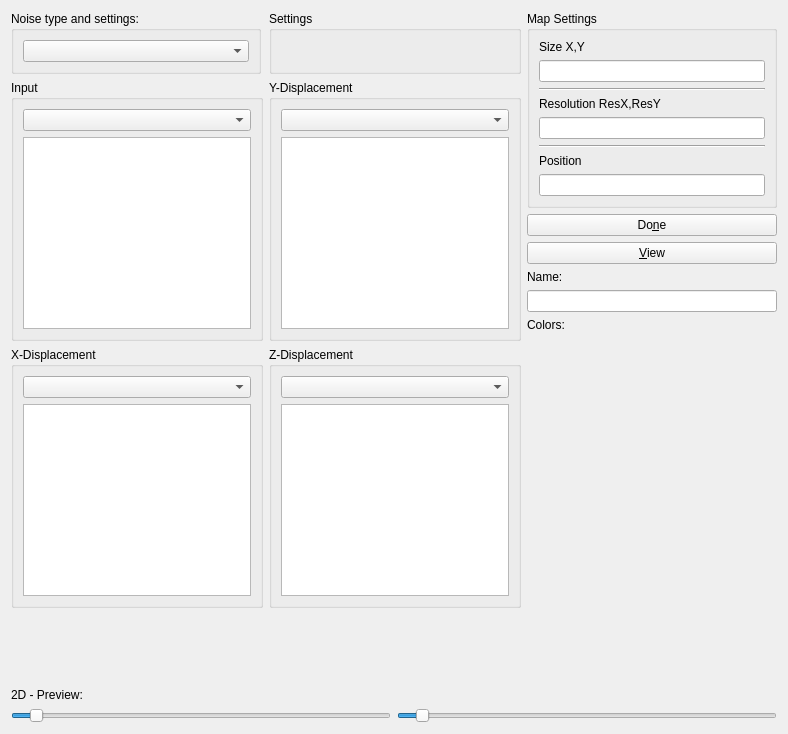
<?xml version="1.0" encoding="UTF-8"?>
<ui version="4.0">
 <class>MFNoiseTransformer</class>
 <widget class="QWidget" name="MFNoiseTransformer">
  <property name="geometry">
   <rect>
    <x>0</x>
    <y>0</y>
    <width>788</width>
    <height>734</height>
   </rect>
  </property>
  <property name="windowTitle">
   <string>Form</string>
  </property>
  <layout class="QVBoxLayout" name="verticalLayout_3">
   <item>
    <layout class="QHBoxLayout" name="layoutHSettings">
     <property name="bottomMargin">
      <number>10</number>
     </property>
     <item>
      <layout class="QVBoxLayout" name="verticalLayoutSettings">
       <item>
        <widget class="QGroupBox" name="groupBoxTransformerType">
         <property name="minimumSize">
          <size>
           <width>250</width>
           <height>63</height>
          </size>
         </property>
         <property name="maximumSize">
          <size>
           <width>250</width>
           <height>63</height>
          </size>
         </property>
         <property name="title">
          <string>Noise type and settings:</string>
         </property>
         <layout class="QVBoxLayout" name="verticalLayout_2">
          <item>
           <widget class="QComboBox" name="comboBoxTransformerType">
            <property name="currentIndex">
             <number>-1</number>
            </property>
            <item>
             <property name="text">
              <string>Displace</string>
             </property>
            </item>
            <item>
             <property name="text">
              <string>Rotate Point</string>
             </property>
            </item>
            <item>
             <property name="text">
              <string>Scale Point</string>
             </property>
            </item>
            <item>
             <property name="text">
              <string>Translate Point</string>
             </property>
            </item>
            <item>
             <property name="text">
              <string>Turbulence</string>
             </property>
            </item>
           </widget>
          </item>
         </layout>
        </widget>
       </item>
       <item>
        <widget class="QGroupBox" name="groupBoxInput">
         <property name="title">
          <string>Input</string>
         </property>
         <layout class="QVBoxLayout" name="verticalLayout_4">
          <item>
           <widget class="QComboBox" name="comboBoxType1">
            <property name="currentIndex">
             <number>-1</number>
            </property>
            <item>
             <property name="text">
              <string>Generator</string>
             </property>
            </item>
            <item>
             <property name="text">
              <string>Combiner</string>
             </property>
            </item>
            <item>
             <property name="text">
              <string>Modifier</string>
             </property>
            </item>
            <item>
             <property name="text">
              <string>Selector</string>
             </property>
            </item>
            <item>
             <property name="text">
              <string>Transformer</string>
             </property>
            </item>
           </widget>
          </item>
          <item>
           <widget class="QListWidget" name="listWidgetInput1"/>
          </item>
         </layout>
        </widget>
       </item>
       <item>
        <widget class="QGroupBox" name="groupBoxDispX">
         <property name="title">
          <string>X-Displacement</string>
         </property>
         <layout class="QVBoxLayout" name="verticalLayout_6">
          <item>
           <widget class="QComboBox" name="comboBoxDisp1">
            <property name="currentIndex">
             <number>-1</number>
            </property>
            <item>
             <property name="text">
              <string>Generator</string>
             </property>
            </item>
            <item>
             <property name="text">
              <string>Combiner</string>
             </property>
            </item>
            <item>
             <property name="text">
              <string>Modifier</string>
             </property>
            </item>
            <item>
             <property name="text">
              <string>Selector</string>
             </property>
            </item>
            <item>
             <property name="text">
              <string>Transformer</string>
             </property>
            </item>
           </widget>
          </item>
          <item>
           <widget class="QListWidget" name="listWidgetXDisp"/>
          </item>
         </layout>
        </widget>
       </item>
       <item>
        <spacer name="verticalSpacer_2">
         <property name="orientation">
          <enum>Qt::Vertical</enum>
         </property>
         <property name="sizeHint" stdset="0">
          <size>
           <width>20</width>
           <height>40</height>
          </size>
         </property>
        </spacer>
       </item>
      </layout>
     </item>
     <item>
      <layout class="QVBoxLayout" name="leftVLayout">
       <item>
        <widget class="QGroupBox" name="groupBoxSettings">
         <property name="minimumSize">
          <size>
           <width>250</width>
           <height>63</height>
          </size>
         </property>
         <property name="title">
          <string>Settings</string>
         </property>
         <layout class="QVBoxLayout" name="verticalLayout_7"/>
        </widget>
       </item>
       <item>
        <widget class="QGroupBox" name="groupBoxDispY">
         <property name="title">
          <string>Y-Displacement</string>
         </property>
         <layout class="QVBoxLayout" name="verticalLayout_5">
          <item>
           <widget class="QComboBox" name="comboBoxDisp2">
            <property name="currentIndex">
             <number>-1</number>
            </property>
            <item>
             <property name="text">
              <string>Generator</string>
             </property>
            </item>
            <item>
             <property name="text">
              <string>Combiner</string>
             </property>
            </item>
            <item>
             <property name="text">
              <string>Modifier</string>
             </property>
            </item>
            <item>
             <property name="text">
              <string>Selector</string>
             </property>
            </item>
            <item>
             <property name="text">
              <string>Transformer</string>
             </property>
            </item>
           </widget>
          </item>
          <item>
           <widget class="QListWidget" name="listWidgetYDisp"/>
          </item>
         </layout>
        </widget>
       </item>
       <item>
        <widget class="QGroupBox" name="groupBoxDispZ">
         <property name="title">
          <string>Z-Displacement</string>
         </property>
         <layout class="QVBoxLayout" name="verticalLayout_8">
          <item>
           <widget class="QComboBox" name="comboBoxDisp3">
            <property name="currentIndex">
             <number>-1</number>
            </property>
            <item>
             <property name="text">
              <string>Generator</string>
             </property>
            </item>
            <item>
             <property name="text">
              <string>Combiner</string>
             </property>
            </item>
            <item>
             <property name="text">
              <string>Modifier</string>
             </property>
            </item>
            <item>
             <property name="text">
              <string>Selector</string>
             </property>
            </item>
            <item>
             <property name="text">
              <string>Transformer</string>
             </property>
            </item>
           </widget>
          </item>
          <item>
           <widget class="QListWidget" name="listWidgetZDisp"/>
          </item>
         </layout>
        </widget>
       </item>
       <item>
        <spacer name="verticalSpacer_3">
         <property name="orientation">
          <enum>Qt::Vertical</enum>
         </property>
         <property name="sizeHint" stdset="0">
          <size>
           <width>20</width>
           <height>40</height>
          </size>
         </property>
        </spacer>
       </item>
      </layout>
     </item>
     <item>
      <layout class="QVBoxLayout" name="verticalLayoutRight">
       <item>
        <widget class="QGroupBox" name="groupBox_2">
         <property name="minimumSize">
          <size>
           <width>100</width>
           <height>0</height>
          </size>
         </property>
         <property name="title">
          <string>Map Settings</string>
         </property>
         <layout class="QVBoxLayout" name="verticalLayout">
          <item>
           <widget class="QLabel" name="label_2">
            <property name="text">
             <string>Size X,Y</string>
            </property>
           </widget>
          </item>
          <item>
           <widget class="QLineEdit" name="sizeXY"/>
          </item>
          <item>
           <widget class="Line" name="line">
            <property name="orientation">
             <enum>Qt::Horizontal</enum>
            </property>
           </widget>
          </item>
          <item>
           <widget class="QLabel" name="label_3">
            <property name="text">
             <string>Resolution ResX,ResY</string>
            </property>
           </widget>
          </item>
          <item>
           <widget class="QLineEdit" name="ResolutionXY"/>
          </item>
          <item>
           <widget class="Line" name="line_2">
            <property name="orientation">
             <enum>Qt::Horizontal</enum>
            </property>
           </widget>
          </item>
          <item>
           <widget class="QLabel" name="label_4">
            <property name="text">
             <string>Position</string>
            </property>
           </widget>
          </item>
          <item>
           <widget class="QLineEdit" name="posXY"/>
          </item>
         </layout>
        </widget>
       </item>
       <item>
        <widget class="QPushButton" name="buttonDone">
         <property name="text">
          <string>Do&amp;ne</string>
         </property>
        </widget>
       </item>
       <item>
        <widget class="QPushButton" name="buttonView">
         <property name="text">
          <string>&amp;View</string>
         </property>
        </widget>
       </item>
       <item>
        <widget class="QLabel" name="label">
         <property name="text">
          <string>Name:</string>
         </property>
        </widget>
       </item>
       <item>
        <widget class="QLineEdit" name="lineEditName"/>
       </item>
       <item>
        <widget class="QLabel" name="labelColors">
         <property name="minimumSize">
          <size>
           <width>250</width>
           <height>0</height>
          </size>
         </property>
         <property name="text">
          <string>Colors:</string>
         </property>
        </widget>
       </item>
       <item>
        <layout class="QVBoxLayout" name="verticalLayoutColors"/>
       </item>
       <item>
        <spacer name="verticalSpacer">
         <property name="orientation">
          <enum>Qt::Vertical</enum>
         </property>
         <property name="sizeHint" stdset="0">
          <size>
           <width>20</width>
           <height>40</height>
          </size>
         </property>
        </spacer>
       </item>
       <item>
        <spacer name="horizontalSpacer_2">
         <property name="orientation">
          <enum>Qt::Horizontal</enum>
         </property>
         <property name="sizeHint" stdset="0">
          <size>
           <width>270</width>
           <height>20</height>
          </size>
         </property>
        </spacer>
       </item>
      </layout>
     </item>
    </layout>
   </item>
   <item>
    <widget class="QLabel" name="label_5">
     <property name="text">
      <string>2D - Preview:</string>
     </property>
    </widget>
   </item>
   <item>
    <layout class="QHBoxLayout" name="horizontalLayout">
     <item>
      <layout class="QVBoxLayout" name="layoutVInputNoise">
       <item>
        <widget class="QSlider" name="sliderSelector">
         <property name="minimum">
          <number>1</number>
         </property>
         <property name="maximum">
          <number>1000</number>
         </property>
         <property name="value">
          <number>50</number>
         </property>
         <property name="orientation">
          <enum>Qt::Horizontal</enum>
         </property>
        </widget>
       </item>
      </layout>
     </item>
     <item>
      <layout class="QVBoxLayout" name="layoutVOut">
       <item>
        <widget class="QSlider" name="sliderOutput">
         <property name="minimum">
          <number>1</number>
         </property>
         <property name="maximum">
          <number>1000</number>
         </property>
         <property name="value">
          <number>50</number>
         </property>
         <property name="orientation">
          <enum>Qt::Horizontal</enum>
         </property>
        </widget>
       </item>
      </layout>
     </item>
    </layout>
   </item>
  </layout>
 </widget>
 <resources/>
 <connections/>
</ui>
